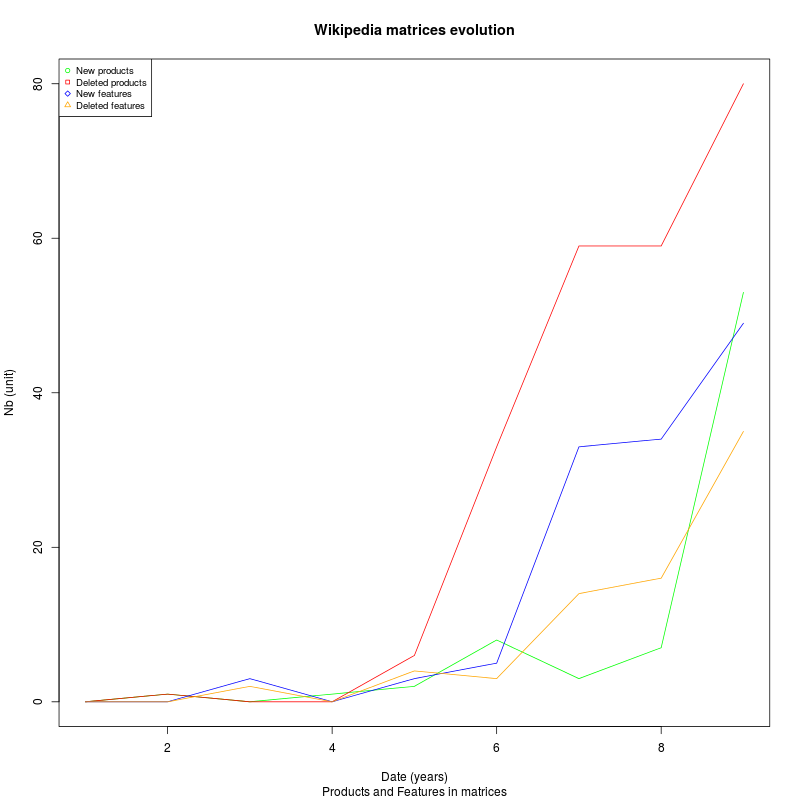

Write R code to recreate this figure.
 #!/usr/bin/env Rscript

#setwd("~/IdeaProjects/OpenCompare/pcm-stats/r-metrics")
setwd(".")
library(DBI)

con <- dbConnect(RSQLite::SQLite(), "../metrics/metrics.db")
dbListTables(con)
res <- dbSendQuery(con, "SELECT * FROM metrics")
metrics <- dbFetch(res)

# Start PNG device driver to save output to figure.png
png(filename="metrics.png", height=800, width=800, bg="white")

# convert column to specific type
metrics$date <- format(as.POSIXlt(metrics$date), "%Y")
newFeatures <- rowsum(metrics$newFeatures, metrics$date)
newFeatures
delFeatures <- rowsum(metrics$delFeatures, metrics$date)
delFeatures
newProducts <- rowsum(metrics$newProducts, metrics$date)
newProducts
delProducts <- rowsum(metrics$delProducts, metrics$date)
delProducts

# Define colors to be used
plot_colors <- c("green", "red", "blue", "orange")

# get the range for the x and y axis
daterange <- range(metrics$date)
daterange
yrange <- range(newProducts[,1], delProducts[,1], newFeatures[,1], delFeatures[,1])
yrange
column_names <- c("New products", "Deleted products", "New features", "Deleted features")
col <- c(7:10)

# set up the plot
plot(newProducts, ann=F, ylim = yrange, type="l", col=plot_colors[1], pch=21)

# add lines
lines(delProducts, type="l", col=plot_colors[2], pch=22)
lines(newFeatures, type="l", col=plot_colors[3], pch=23)
lines(delFeatures, type="l", col=plot_colors[4], pch=24)

# add a title and subtitle
title("Wikipedia matrices evolution", "Products and Features in matrices")

# Label the x and y axes with dark green text
title(xlab= "Date (years)", ylab= "Nb (unit)")

# add a legend
legend("topleft", column_names, cex=0.8, col=plot_colors, pch=21:24)

# Turn off device driver (to flush output to png)
dev.off()
